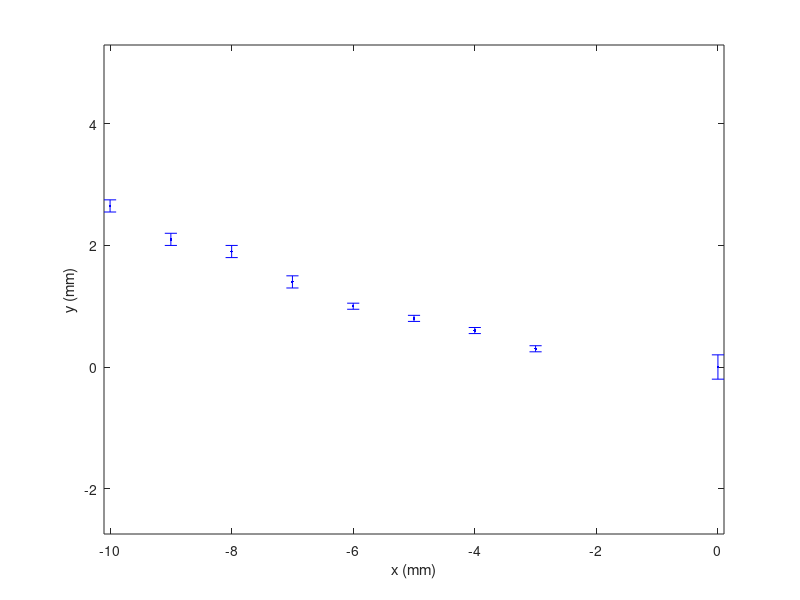

MATLAB code for this plot:
clear all; close all;
%%
% Enter the measured data points by hand
x = [-10 -9 -8 -7 -6 -5 -4 -3 0];
y = [2.65 2.10 1.90 1.40 1.00 0.80 0.60 0.30 0.00];
ey = [0.1 0.1 0.1 0.1 0.05 0.05 0.05 0.05 0.2];
% Plot the data with error bars
figure(1)
errorbar(x,y,ey,'b.')
% Don't forget the labels
xlabel('x (mm)')
ylabel('y (mm)')
axis equal

%%
hold on
% Do something else now that the first part works.
hold off

%%
% Do something in a second figure window.
%figure(5)
%plot(x,x.^2)